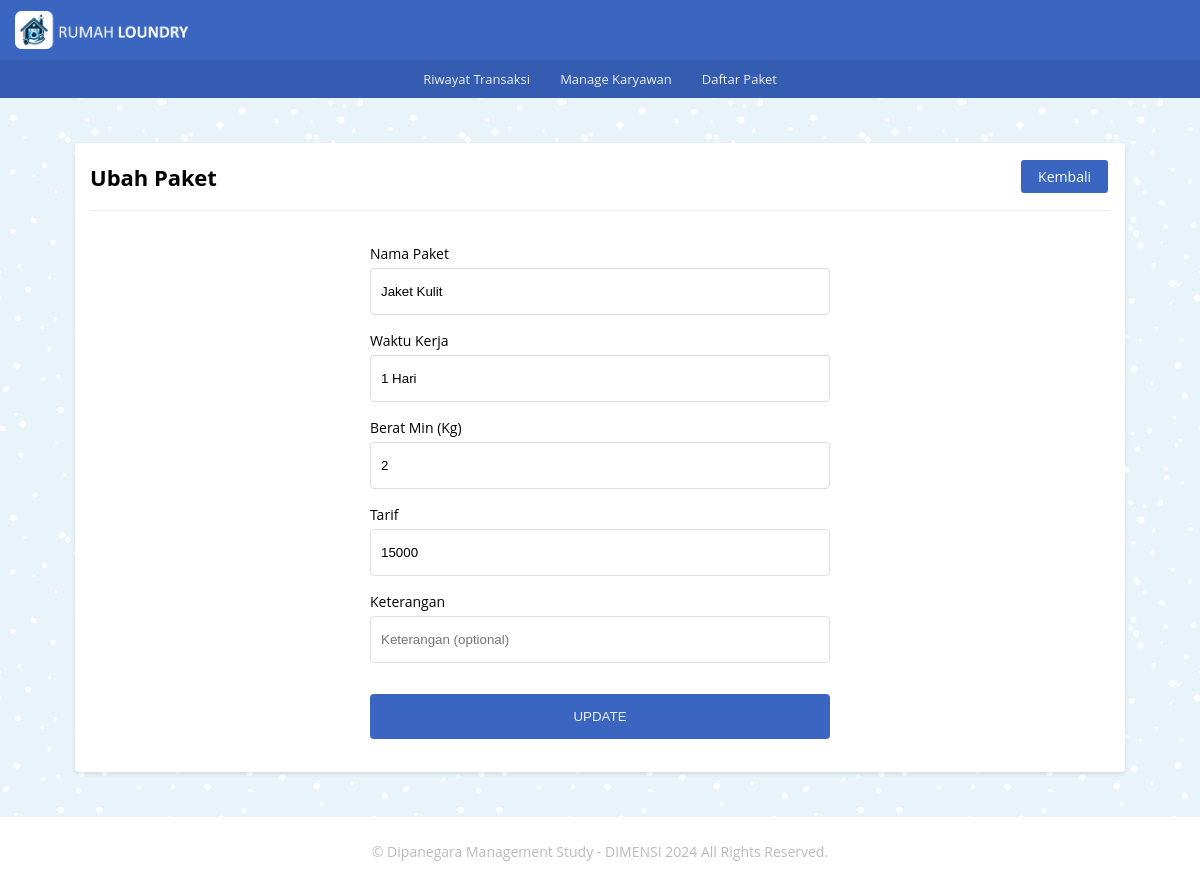
The app's page /paket/pkt_cs/edit.php?id_cs=1 with its own data.
### tables this page shows
CREATE TABLE `tb_cuci_satuan` (
  `id_cs` int NOT NULL,
  `nama_cs` varchar(100) NOT NULL,
  `waktu_kerja_cs` varchar(20) NOT NULL,
  `kuantitas_cs` int NOT NULL,
  `tarif_cs` int NOT NULL,
  `keterangan_cs` text NOT NULL
);

### _functions.php (called while the page is built, shortened)
<?php
$host	= 'localhost';
$user = 'root';
$pass	= '';
$db	= 'laundry_app';
$koneksi = mysqli_connect($host,$user,$pass,$db);
function query($query){
	global $koneksi;
	$result = mysqli_query($koneksi, $query);
	$rows = [];
	while ($row = mysqli_fetch_assoc($result)) {
		$rows[] = $row;
	}
	return $rows;
}
function url($url = null){
	$url_utama = "http://localhost/rumah_laundry";
	if ($url != null) {
		return $url_utama . '/' . $url;
	}else{
		return $url_utama;
	}
}

### paket/pkt_cs/edit.php (the view, shortened to what this page needs)
<?php
   require_once('../../_header.php');
   $id_cs = $_GET['id_cs'];
   $data_cs = query("SELECT * FROM tb_cuci_satuan WHERE id_cs = '$id_cs'")[0];
?>
   <div id="edit_cs" class="main-content">
      <div class="container">
         <div class="baris">
            <div class="col mt-2">
               <div class="card">
                  <div class="card-title card-flex">
                     <div class="card-col">
                        <h2>Ubah Paket</h2>
                     </div>
                     <div class="card-col txt-right">
                        <a href="<?=url('paket/pkt_cs/pkt_cs.php')?>" class="btn-xs bg-primary">Kembali</a>
                     </div>
                  </div>
                  <div class="card-body">
                     <form action="" method="post" class="form-input">
                        <div class="form-grup">
                           <label for="nama">Nama Paket</label>
                           <input type="text" name="nama_cs" placeholder="Nama paket" value="<?=$data_cs['nama_cs']?>" autocomplete="off" id="nama" required>
                        </div>
                        <div class="form-grup">
                           <label for="wk">Waktu Kerja</label>
                           <input type="text" name="waktu_kerja_cs" placeholder="Durasi Kerja" value="<?=$data_cs['waktu_kerja_cs']?>" autocomplete="off" id="wk" required>
                        </div>
                        <div class="form-grup">
                           <label for="berat">Berat Min (Kg)</label>
                           <input type="text" name="kuantitas_cs" placeholder="Berat per-Kg" value="<?=$data_cs['kuantitas_cs']?>" autocomplete="off" id="berat" required>
                        </div>
                        <div class="form-grup">
                           <label for="tarif">Tarif</label>
                           <input type="text" name="tarif_cs" placeholder="Harga Paket" value="<?=$data_cs['tarif_cs']?>" autocomplete="off" id="tarif" required>
                        </div>
                        <div class="form-grup">
                           <label for="ket_cs">Keterangan</label>
                           <input type="text" name="keterangan_cs" value="<?=$data_cs['keterangan_cs']?>" placeholder="Keterangan (optional)" autocomplete="off" id="ket_cs">
                        </div>
                        <div class="form-grup ">
                           <button type="submit" class="mt-1" name="ubah">Update</button>
                        </div>
                     </form>
                  </div>
               </div>
            </div>
         </div>
      </div>
   </div>
<?php require_once('../../_footer.php') ?>

### _assets/css/style.css (style rules this page uses)
* { margin: 0; padding: 0; box-sizing: border-box; }
html,body { width: 100%; max-width: 100%; position: relative; font-family: 'Open sans', sans-serif; display: flex; flex-direction: column; background-image: url(../img/blue-snow.png); overflow-x: hidden; }
.txt-right { text-align: right; }
.mt-1 { margin-top: 15px }
.mt-2 { margin-top: 30px }
h2 { font-size: 22px; }
.main-content { display: flex; flex-direction: column; }
.container { display: flex; flex-direction: column; width: 1080px; max-width: 100%; margin: auto; padding: 0 15px; min-height: 20px; }
.baris { position: relative; margin: 0 -15px; display: flex; flex-direction: row; flex-wrap: wrap; }
.bg-primary { border: 2px solid #3a66c1; color: #ffffff; background-color: #3a66c1; }
.col { flex: 1; }
.card { background-color: #fff; margin: 15px; padding: 15px; border-radius: 4px; box-shadow: 0 2px 4px rgba(0,0,0,0.10); }
.card-body { position: relative; }
.card-title { padding-bottom: 15px; margin-bottom: 15px; border-bottom: 1px solid #eeeeee; }
.card-flex { display: flex; flex-direction: row; align-items: center; justify-content: space-between; }
.card-col { flex: 1; }
.form-input { width: 480px; margin: auto; display: flex; flex-direction: column; padding: 10px; }
.form-grup { display: flex; flex-direction: column; position: relative; margin: 8px 0; }
.form-grup label { font-size: 14px; margin-bottom: 5px; }
.form-grup input { width: 100%; padding: 15px 10px; border-radius: 4px; border: 1.5px solid #dddddd; outline: none; }
.form-grup button { background-color: #3a66c1; border: 0; color: #eeeeee; padding: 15px; border-radius: 4px; text-transform: uppercase; cursor: pointer; }
.btn-xs { font-size: 14px; display: inline-block; text-decoration: none; padding: 5px 15px; margin: 2px; border-radius: 3px; cursor: pointer; }

### records on screen
tb_cuci_satuan: nama_cs "Jaket Kulit", waktu_kerja_cs "1 Hari", kuantitas_cs "2", tarif_cs "15000"
